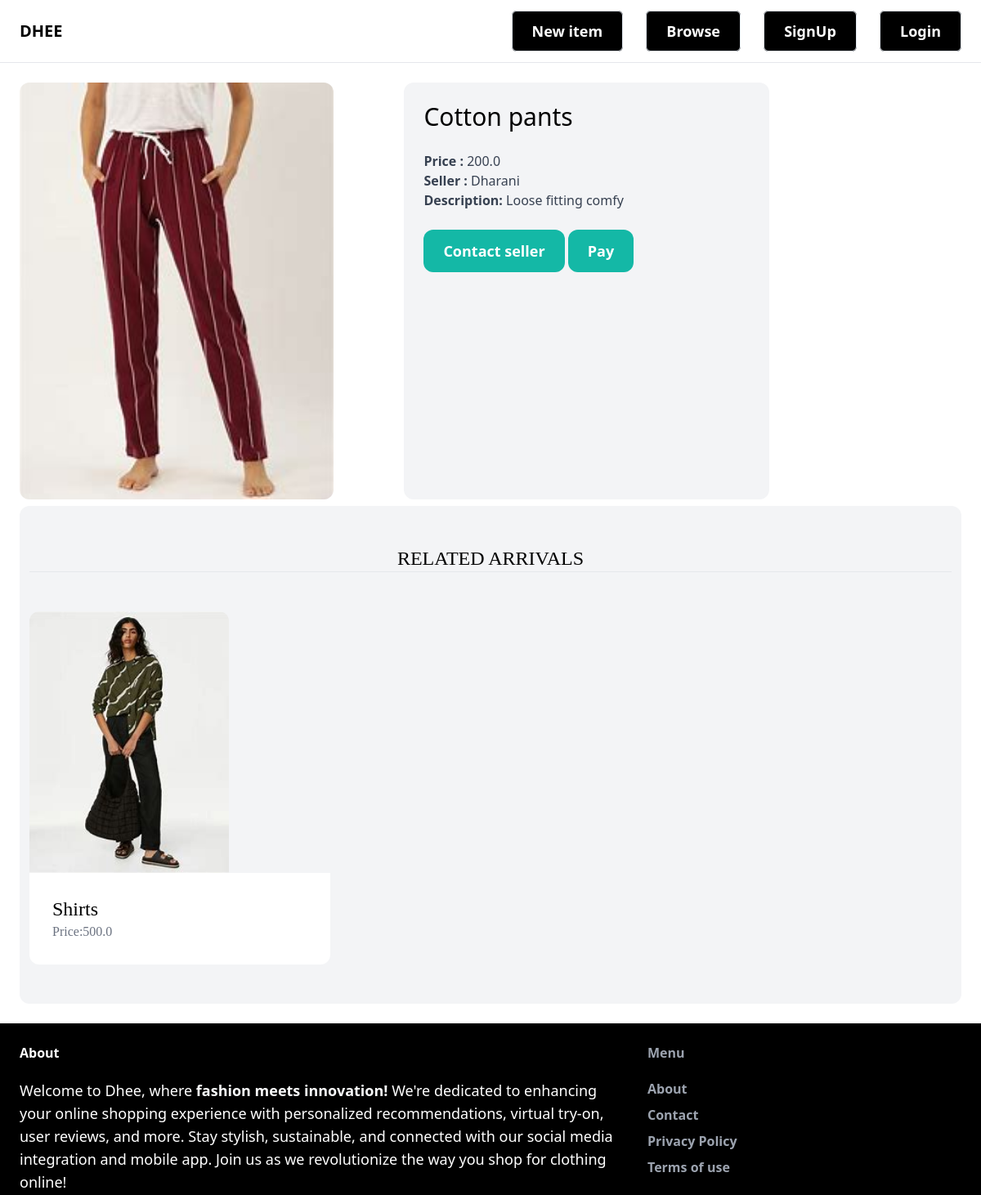
Before: /items/24/ (upper part) with the older database file.
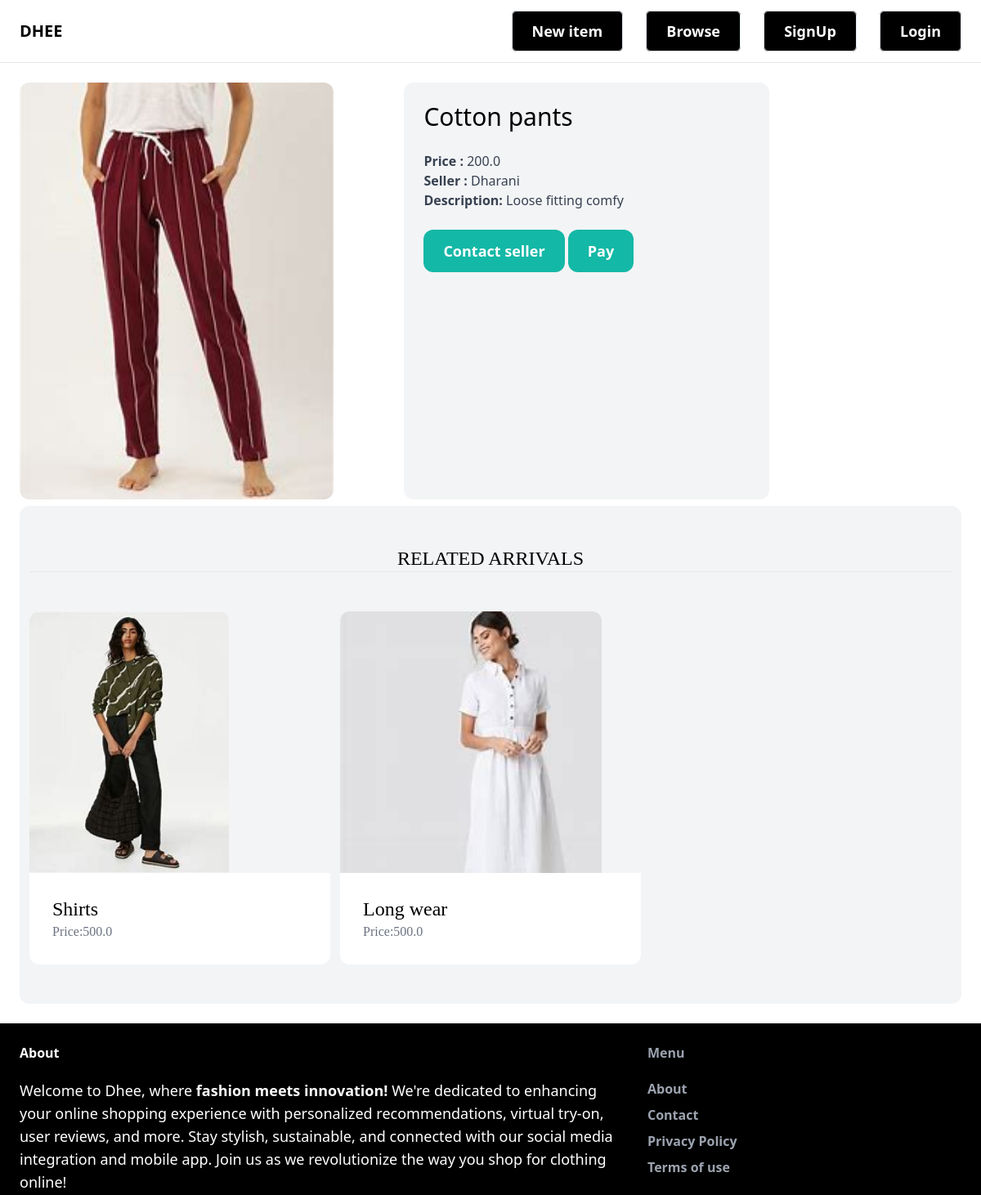
After: the same page with the newer database file.
### item/models.py (models this page shows, shortened)
class Item(models.Model):
    category=models.ForeignKey(Category,related_name='items',on_delete=models.CASCADE)
    name=models.CharField(max_length=255)
    description=models.TextField(blank=True,null=True)
    price=models.FloatField()
    image=models.ImageField(upload_to='item_images',blank=True,null=True)
    is_sold=models.BooleanField(default=False)
    created_by=models.ForeignKey(User,related_name='items',on_delete=models.CASCADE)
    created_at=models.DateTimeField(auto_now_add=True)

### item/views.py (the view)
# urls.py: path('<int:pk>/',views.detail,name='detail'),
def detail(request,pk):
    item=get_object_or_404(Item,pk=pk)
    related_items=Item.objects.filter(category=item.category,is_sold=False).exclude(pk=pk)[0:3]
    return render(request,'item/detail.html',{
        'item':item,
        'related_items':related_items
    })

### item/templates/item/detail.html (shortened to what this page needs)
{% extends "app/base.html" %}
{% block content %}
<div class="grid grid-cols-5 gap-6">
    <div class="col-span-2 bg-white-300">
        <img src="{{item.image.url}}" class="rounded-xl object-fill h-68 w-96">
    </div>
    <div class="col-span-2 bg-gray-100 p-6 rounded-xl">
        <h1 class="mb-6 text-3xl">{{item.name}}</h1>
        <p class="text-gray-700"><strong>Price : </strong>{{item.price}}</p>
        <p class="text-gray-700"><strong>Seller : </strong>{{item.created_by.username}}</p>
        {% if item.description %}
        <p class="text-gray-700">
            <strong>Description:</strong>
        {{item.description}}
        </p>
{% endif %}
{% if request.user == item.created_by %}
<div class="mt-6 p-6 bg-white rounded-xl">
    <p>Here is your item!!!</p>
    <a href="{% url 'item:edit' item.id %}" class="inline-block mt-6 px-6 py-3 text-lg font-semibold bg-teal-500 text-white rounded-xl">Edit</a>
    <a href="{% url 'item:delete' item.id %}" class="inline-block mt-6 px-6 py-3 text-lg font-semibold bg-red-500 text-white rounded-xl">Delete</a>
</div>
{% else %}
<a href="{% url 'conversation:new' item.id %}" class="inline-block mt-6 px-6 py-3 text-lg font-semibold bg-teal-500 text-white rounded-xl hover:bg-teal-700">Contact seller</a>
<a href="{% url 'phonepay:home' %}" class="inline-block mt-6 px-6 py-3 text-lg font-semibold bg-teal-500 text-white rounded-xl hover:bg-teal-700">Pay</a>
{% endif %}
    </div>
</div>
<h1>
    <div class="mt-2 px-3 py-12 bg-gray-100 rounded-xl">
        <h2 class="mb-12 text-2xl text-center border-b font-serif ">RELATED ARRIVALS</h2>
        <div class="grid grid-cols-3 gap-3">
            {% for item in related_items %}
            <div class="items-center">
                <a href="{% url 'item:detail' item.id %}">
                    <div>
                        <img src="{{item.image.url}}"  class="rounded-t-xl object-fill h-80 w-30 img-center">
                    </div>
                    <div class="p-7 bg-white rounded-b-xl">
                        <h2 class="text-2xl font-serif">{{item.name}}</h2>
                        <p class="text-gray-500 font-serif">Price:{{item.price}}</p>
                    </div>
                </a>
            </div>
            {% endfor %}
            </div>
            </div>
    </h1>
{% endblock %}

Changed rows visible on the page:
added Item: image (picture), name "Long wear", price "500.0"
